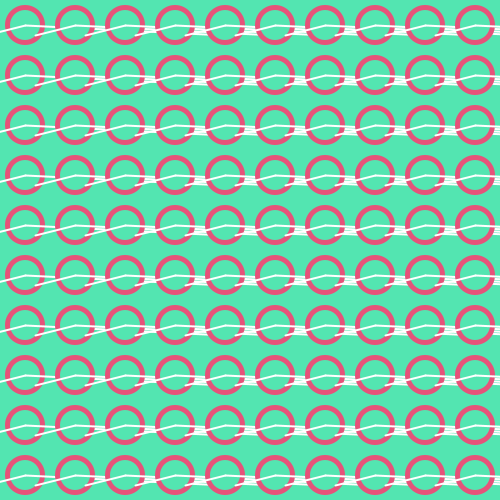
Frame 1 (no input)
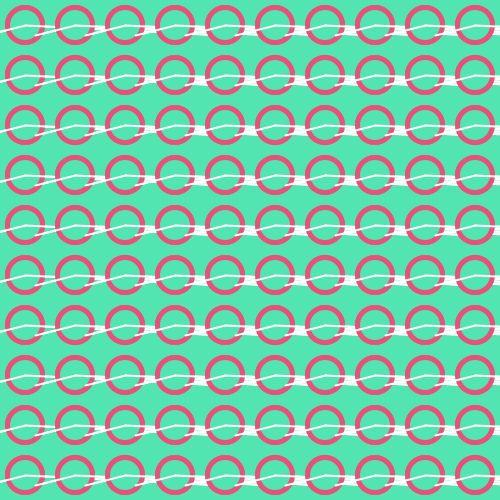
Frame 2 (the mouse pressed at the canvas centre, redrawn once)

The Processing sketch that drew these frames (run headless with seeded random() and noise(); the mouse was pressed at the canvas centre and the sketch redrawn once):

// Processing sketch: processing_84654
// ── processing_84654.pde

//Créer une boucle de répétition "tant que"

void setup () {
  size(500, 500);
  background(#53E5B1);
  smooth();
}

void draw()
{

  noFill();

  for (int posX=25;posX< width;posX=posX+50)
  {
    for (int posY=25;posY< height;posY=posY+50)
    {
      fill(229,83,122);
      noStroke();
      ellipse(posX, posY, 40, 40);
      fill(#53E5B1);
      ellipse(posX, posY, 30, 30);
      line(posX,posY,posX+70,posY+90);
      fill(229,83,122);
      
       stroke(255);
     strokeWeight(2);
       line(posX,posY,posX+200,posY+10);
       line(posX,posY,posX-40,posY+10);
      
    }
  }

  noLoop();
}
